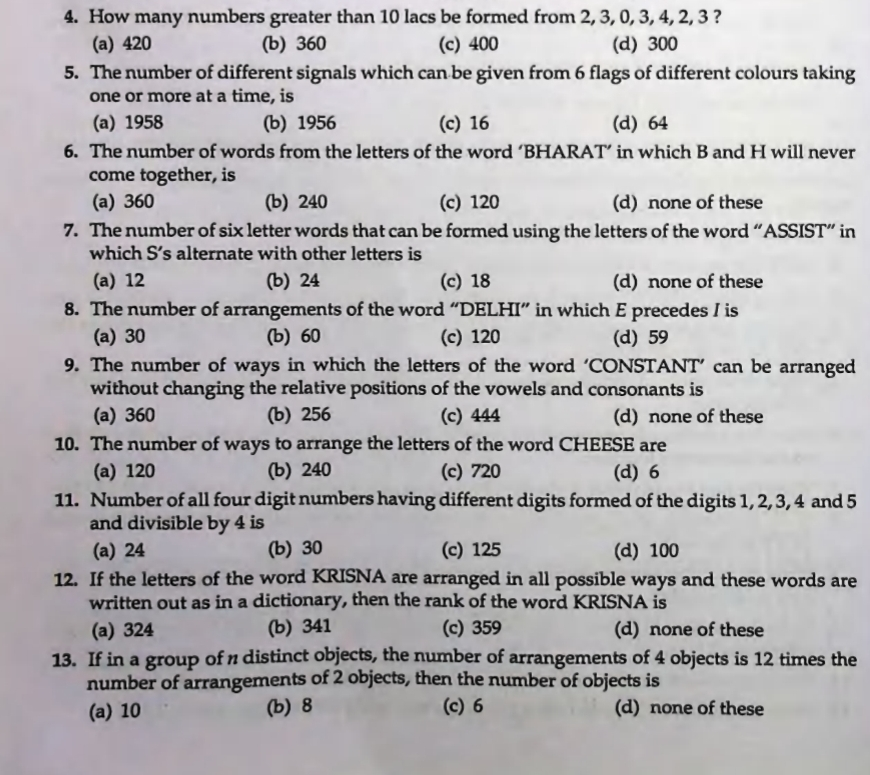
#> input picture data/uploads/1000217361-1791341961610-733947166.jpg, 870 x 775 px
$ python -i region_detector.py   (imports and definitions only)
#> lines starting #> are read from the running program, lines starting #| are printed output that depends on the picture; after the words box and inside, x2 and y2 are one past the last pixel; in counts of white or black regions, pixels touching at a corner belong together
import re
from typing import List, Dict, Any
import cv2  # type: ignore
import numpy as np  # type: ignore

class RegionDetector:
    # Regex patterns for educational structure (limit Q# to 1-3 digits with optional whitespace or end of string)
    # Allows isolated OCR tokens like 'Q.1', 'Q.2', '1.', '(1)' without requiring trailing whitespace
    QUESTION_PATTERN = re.compile(
        r"^\s*(?:[A-Z]{1,3}\d{2,6}[A-Z0-9_\-]*\s*\n\s*)?(?:"
        r"Q(?:uestion)?\s*[.\-]?\s*([1-9]\d{0,2})\s*[.)\]:\-]?"   # Q1, Q.1, Q1., Q.1), Q.1:, Question 1
        r"|([1-9]\d{0,2})\s*(?:\.(?!\d)|[)\]:])"                # 1. 1) 1] 1:
        r"|\(([5-9]|\d{2,3})\)"                                 # (5) to (999) only, since (1)-(4) are MCQ options
        r")(?:\s+|(?=[A-Za-z\u00C0-\u024F])|$)",
        re.IGNORECASE
    )

    # Multi-question range instructions and section directives should be treated as HEADERS, not questions
    HEADER_INSTRUCTION_PATTERN = re.compile(
        r"^\s*(?:\[\s*)?(?:"
        r"Q(?:uestion)?\s*[.\-]?\s*\d+\s*(?:to|-|–)\s*Q?(?:uestion)?\s*[.\-]?\s*\d+"
        r"|SINGLE\s+CORRECT"
        r"|MULTIPLE\s+CORRECT"
        r"|ONE\s+OR\s+MORE\s+THAN\s+ONE"
        r"|MATCH\s+THE\s+COLUMN"
        r"|MATRIX\s+MATCH"
        r"|COMPREHENSION"
        r"|NUMERICAL\s+VALUE"
        r"|INTEGER\s+TYPE"
        r"|ASSERTION"
        r"|SECTION\s*[-–:]"
        r"|PART\s*[-–:]"
        r"|DIRECTIONS?"
        r")\b",
        re.IGNORECASE
    )

    ANSWER_PATTERN = re.compile(
        r"\b(?:Ans(?:wer)?|Sol(?:ution)?|Correct\s*Option)\s*[.:=\-]?\s*\(?([A-Da-d1-4])\)?",
        re.IGNORECASE
    )
    SUBQUESTION_PATTERN = re.compile(r"^\(([a-zA-Z]|\d+|[ivxIVX]+)\)\s*")
    NOUN_EXCLUSIONS = r"(?<!\bblock\s)(?<!\bbody\s)(?<!\bparticle\s)(?<!\bmass\s)(?<!\bwire\s)(?<!\bpulley\s)(?<!\bsphere\s)(?<!\bcylinder\s)(?<!\brod\s)(?<!\bcar\s)(?<!\btrain\s)(?<!\bdisc\s)(?<!\bplate\s)(?<!\bobject\s)(?<!\bbetween\s)(?<!\band\s)(?<!\bfor\s)(?<!\bwith\s)(?<!\bto\s)"
    OPTION_PATTERN = re.compile(
        r"^\s*(?:"
        r"\(\s*([A-Da-d1-4])\s*\)"             # (A), (1), (a), ( A )
        r"|\[\s*([A-Da-d1-4])\s*\]"           # [A], [1], [a], [ A ]
        r"|([A-Da-d1-4])\s*[\)\]\}]"           # A), a), 1), A], a], 1]
        r"|([A-Da-d1-4])\s*\.(?!\d)"          # A., a., 1. (not followed by digit to avoid decimals like 1.5)
        r")(?:\s*|\b|$)",
        re.IGNORECASE
    )
    MARKS_PATTERN = re.compile(r"\[?\b(\d+)\s*(?:marks?|mark|m|pts?)\b\]?|\((\d+)\s*(?:marks?|mark|m)\)", re.IGNORECASE)
    MATH_SYMBOLS_PATTERN = re.compile(
        r"[=+*^√∛∜∫∬∭∮∑∏±∓≤≥≠≈≡∞αβγδεϵζηθϑικλμνξπϖρϱστυφϕχψωΓΔΘΛΞΠΣΥΦΨΩ∂∇∈∉∋⊂⊃⊆⊇∪∩∀∃∄⊥∥∠°∝∴∵×÷·•½⅓⅔¼¾]|(?:(?<=\s)|(?<=\d)|(?<=\)))-(?=\s|\d|[a-zA-Z])|−|\b(?:sin|cos|tan|cot|sec|csc|log|ln|lim|sqrt|frac|pi|theta|alpha|beta)\b|\\(?:frac|sqrt|int|sum|prod|alpha|beta|gamma|delta|theta|lambda|mu|pi|sigma|omega|Delta|Omega|pm|times|div|le|ge|neq|approx|infty|matrix)",
        re.IGNORECASE
    )
    CHEM_PATTERN = re.compile(r"\b(?:[A-Z][a-z]?\d*(?:[+\-]\d*|\^[+\-]\d*)?)+\b|\s*(?:->|-->|⇌|→)\s*")

    @staticmethod
    def detect_diagram_regions_from_image(image_path: str) -> List[Dict[str, Any]]:
        """Detects visual diagrams, graphs, and figures from page image using OpenCV contours."""
        diagrams = []
        try:
            img = cv2.imread(str(image_path))
#> img is the input picture: shape (775, 870, 3); mean B, G, R 180.8, 178.6, 180.8
            if img is None:
                return []

            gray = cv2.cvtColor(img, cv2.COLOR_BGR2GRAY)
            blurred = cv2.GaussianBlur(gray, (5, 5), 0)
            edges = cv2.Canny(blurred, 50, 150)
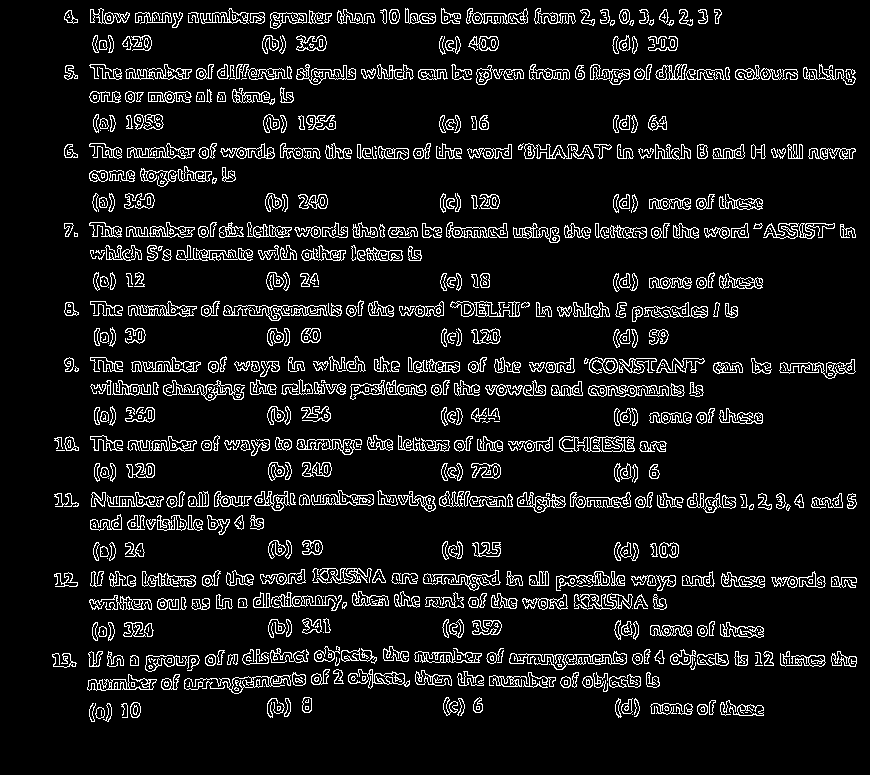
#> edges: shape (775, 870); 8.6% white in thin lines or dots, all inside (x1, y1, x2, y2) = (52, 8, 857, 722)

            # Dilate to connect diagram shapes
            kernel = cv2.getStructuringElement(cv2.MORPH_RECT, (9, 9))
            dilated = cv2.dilate(edges, kernel, iterations=2)
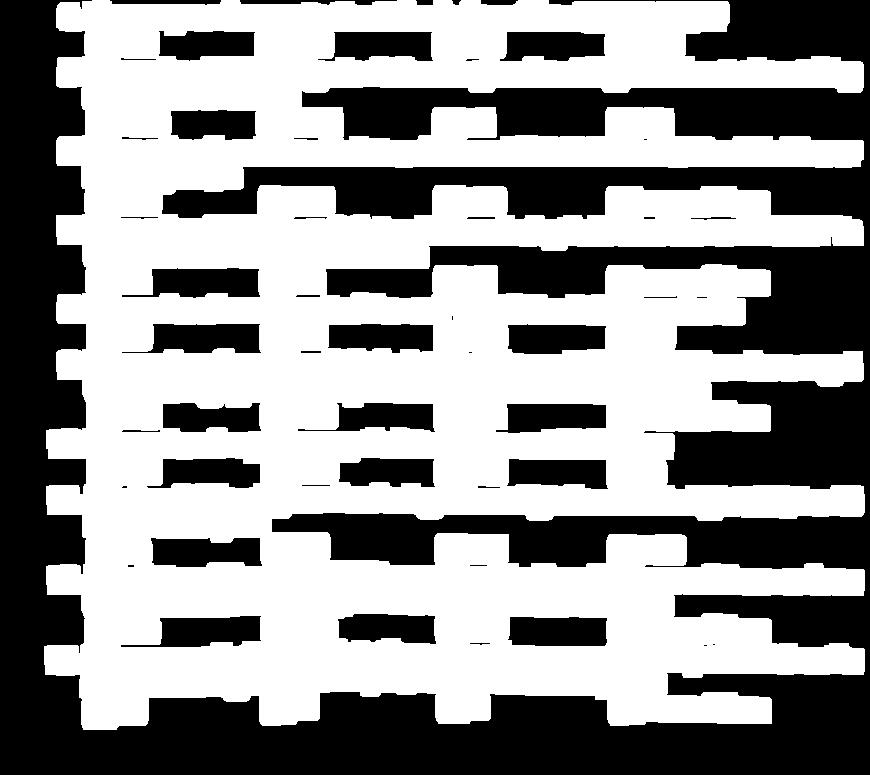
#> dilated: shape (775, 870); 57.3% white; 49 black regions (10 under 20 px)

            contours, _ = cv2.findContours(dilated, cv2.RETR_EXTERNAL, cv2.CHAIN_APPROX_SIMPLE)
#> contours = 1 contour; box (x1, y1, x2, y2) and area: (44, 0, 865, 730) 427345
            h_img, w_img = img.shape[:2]
#> h_img = 775; w_img = 870
            min_area = (w_img * h_img) * 0.005  # At least 0.5% of page area
#> min_area = 3371.2
            max_area = (w_img * h_img) * 0.40   # At most 40% of page area
#> max_area = 269700

            for idx, c in enumerate(contours):
                area = cv2.contourArea(c)
                if min_area < area < max_area:
                    x, y, w, h = cv2.boundingRect(c)
                    # Exclude whole page borders and thin lines
                    if w > 60 and h > 60 and (w / h < 5.0) and (h / w < 5.0):
                        diagrams.append({
                            "id": f"diag_{idx+1}",
                            "type": "DIAGRAM",
                            "bbox": [x, y, w, h],
                            "confidence": 0.88,
                            "source": "OPENCV_CONTOUR",
                        })
#> this loop made 1 pass
#> area on pass 1: 427345
#> after the loop, diagrams = []
        except Exception:
            pass

        return diagrams

    # [124 lines left out: function classify_text_region, not called in this run]

region_detector = RegionDetector()

>>> result = RegionDetector().detect_diagram_regions_from_image('../../../data/uploads/1000217361-1791341961610-733947166.jpg')
#> result = []
